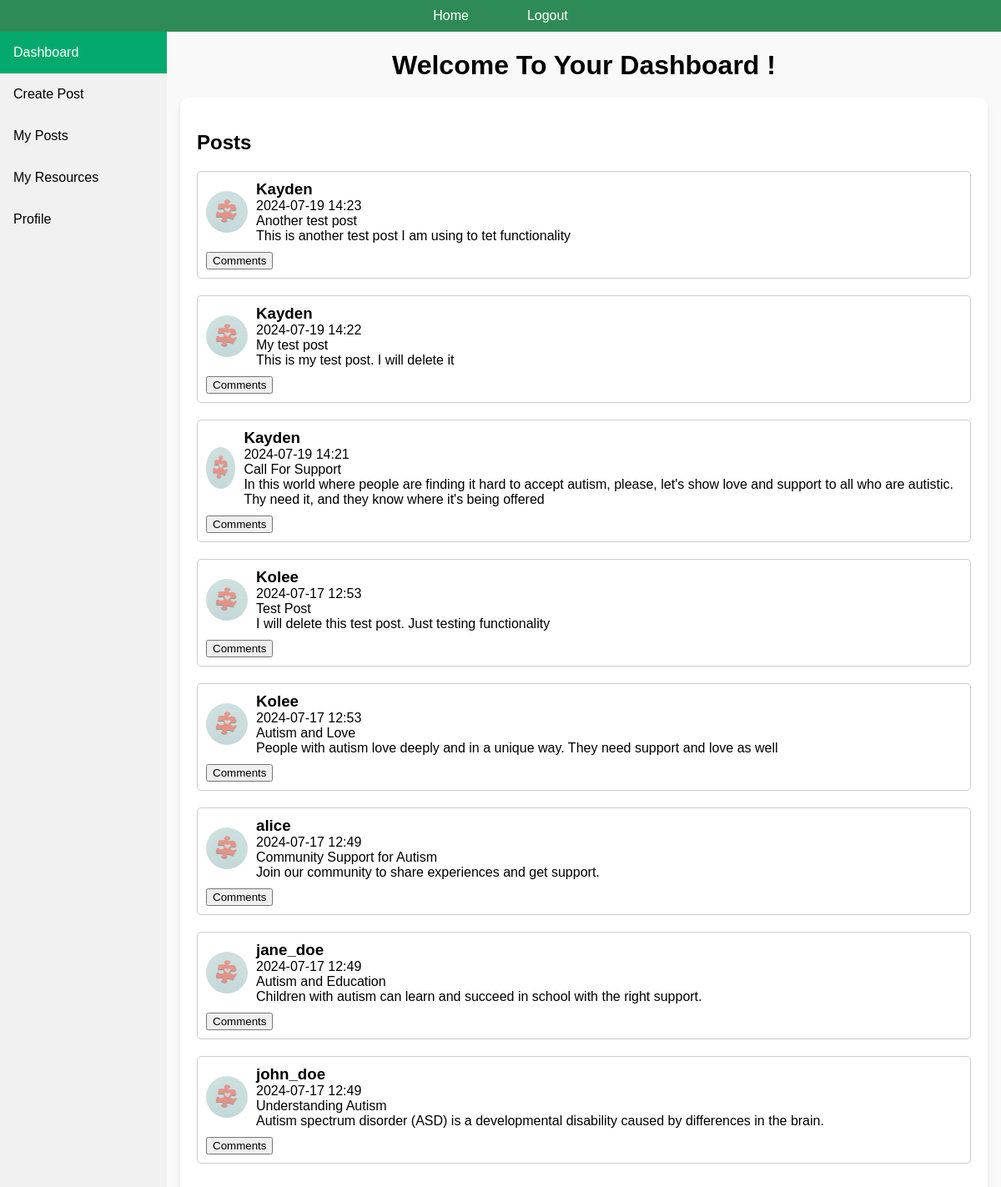
The page /dashboard (signed in) on the database its author committed.
### api/models.py (models this page shows, shortened)
class Post(db.Model):
	id = db.Column(db.Integer, primary_key=True)
	user_id = db.Column(db.Integer, db.ForeignKey('user.id'), nullable=False)
	content = db.Column(db.Text, nullable=False)
	title = db.Column(db.String(200), nullable=False)
	date_posted = db.Column(db.DateTime, nullable=False, default=datetime.utcnow)
	user = db.relationship('User', back_populates='posts')

class User(db.Model):
	__tablename__ = 'user'
	id = db.Column(db.Integer, primary_key=True)
	username = db.Column(db.String(150), nullable=False, unique=True)
	email = db.Column(db.String(150), nullable=False, unique=True)
	password = db.Column(db.String(150), nullable=False)
	city = db.Column(db.String(80), nullable=False)
	image_file = db.Column(db.String(20), nullable=False, default='default.jpg')
	posts = db.relationship('Post', back_populates='user', lazy='dynamic')
	resource = db.relationship('Resource', secondary=user_resource_association, back_populates='user')

### app.py (the view)
	@app.route('/dashboard')
	def dashboard():
		user_id = session.get('user_id')  # Get the user_id from the session
		username = session.get('username')
		email = session.get('email')
		if 'user_id' not in session:
			return redirect(url_for('login'))
		user = User.query.get(user_id)
		if not user:
			return redirect(url_for('login'))
		all_posts = Post.query.order_by(Post.date_posted.desc()).all()
		for post in all_posts:
			post.comments = Comment.query.filter_by(post_id=post.id).order_by(Comment.date_posted.desc()).all()
		return render_template("dashboard.html", user=user, posts=all_posts)

### templates/dashboard.html (shortened to what this page needs)
{% extends "base.html" %}
{% block content %}
<h1>Welcome To Your Dashboard {{ session['username'] }}!</h1>
<div class="main-content">
    <h2>Posts</h2>
    {% for post in posts %}
    <div class='post'>
		<div class="post-header">
			<img class="rounded-circle" src="{{ url_for('static', filename='profile_pics/' + user.image_file) if user.image_file != 'default.jpg' else url_for('static', filename='images/default.jpg') }}" alt="Profile Picture">
			<div class="post-details">
        		<h3>{{ post.user.username }}</h3>
        		<p>{{ post.date_posted.strftime('%Y-%m-%d %H:%M') }}</p>
        		<p>{{ post.title }}</p>
        		<p>{{ post.content }}</p>
			</div>
		</div>
        <div class="comments-section">
            <button class="toggle-comments">Comments</button>
        </div>
    </div>
    {% endfor %}
</div>
{% endblock %}

### templates/base.html (shortened to what this page needs)
<!DOCTYPE html>
<html lang="en">
<head>
    <link rel="stylesheet" href="{{ url_for('static', filename='css/dashboard.css') }}">
</head>
<body>
    <header>
        <nav>
            <ul>
                <li><a href="/">Home</a></li>
                <li><a href="/logout">Logout</a></li>
            </ul>
        </nav>
    </header>
    <div class="container">
        {% include 'sidebar.html' %}
        <div class="dashboard-container">
            {% block content %}{% endblock %}
        </div>
    </div>
</body>
</html>

### templates/sidebar.html
<div class="sidebar">
    <a href="/dashboard" class="{{ 'active' if request.path == '/dashboard' else '' }}">Dashboard</a>
    <a href="/create_post" class="{{ 'active' if request.path == '/create_post' else '' }}">Create Post</a>
    <a href="/my_posts" class="{{ 'active' if request.path == '/my_posts' else '' }}">My Posts</a>
    <a href="/my_resources" class="{{ 'active' if request.path == '/my_resources' else '' }}">My Resources</a>
    <a href="/profile" class="{{ 'active' if request.path == '/profile' else '' }}">Profile</a>
</div>

### static/css/dashboard.css (style rules this page uses)
body { font-family: Arial, sans-serif; background-color: #f9f9f9; margin: 0; padding: 0; }
header nav { width: 100%; background-color: seagreen; padding: 10px 0; }
header nav ul { list-style: none; display: flex; justify-content: center; padding: 0; margin: 0; }
header nav ul li { margin: 0 15px; }
header nav ul li a { color: white; text-decoration: none; padding: 10px 20px; border-radius: 5px; transition: background-color 0.2s; }
.sidebar { margin: 0; padding: 0; width: 200px; background-color: #f1f1f1; position: fixed; height: 100%; overflow: auto; }
.sidebar a { display: block; color: black; padding: 16px; text-decoration: none; }
.sidebar a.active { background-color: #04AA6D; color: white; }
div.dashboard-container { margin-left: 200px; padding: 1px 16px; height: 1000px; }
h1 { text-align: center; margin-bottom: 20px; }
.main-content { background-color: white; padding: 20px; border-radius: 10px; box-shadow: 0 4px 6px rgba(0, 0, 0, 0.1); }
.post { margin-bottom: 20px; border: 1px solid #ccc; padding: 10px; border-radius: 5px; }
.post-header { display: flex; align-items: center; margin-bottom: 10px; }
.post-header img.rounded-circle { width: 50px; height: 50px; border-radius: 50%; margin-right: 10px; }
.post-details { display: flex; flex-direction: column; }
.post-details h3, .post-details p { margin: 0; }
.comments-section { margin-top: 10px; }
.post { margin-bottom: 20px; }

### rows shown on the page
Post: image_file (placeholder picture), user.username "Kayden", date_posted "2024-07-19 14:23", title "Another test post", content "This is another test post I am using to tet functionality"
Post: image_file (placeholder picture), user.username "Kayden", date_posted "2024-07-19 14:22", title "My test post", content "This is my test post. I will delete it"
Post: image_file (placeholder picture), user.username "Kayden", date_posted "2024-07-19 14:21", title "Call For Support", content "In this world where people are finding it hard to accept autism, please, let's show love and support to all who are autistic. Thy need it, and they know where it's being offered"
Post: image_file (placeholder picture), user.username "Kolee", date_posted "2024-07-17 12:53", title "Test Post", content "I will delete this test post. Just testing functionality"
Post: image_file (placeholder picture), user.username "Kolee", date_posted "2024-07-17 12:53", title "Autism and Love", content "People with autism love deeply and in a unique way. They need support and love as well"
Post: image_file (placeholder picture), user.username "alice", date_posted "2024-07-17 12:49", title "Community Support for Autism", content "Join our community to share experiences and get support."
Post: image_file (placeholder picture), user.username "jane_doe", date_posted "2024-07-17 12:49", title "Autism and Education", content "Children with autism can learn and succeed in school with the right support."
Post: image_file (placeholder picture), user.username "john_doe", date_posted "2024-07-17 12:49", title "Understanding Autism", content "Autism spectrum disorder (ASD) is a developmental disability caused by differences in the brain."
